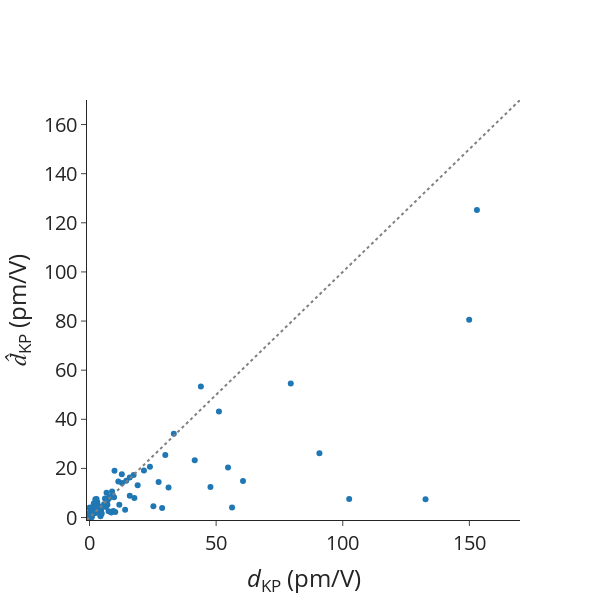

Notebook code for this chart:
### Markdown cell above
# Errors on dKP

### Code cell
# Data

mae = mean_absolute_error(df_pred_matten["dKP_true"], df_pred_matten["dKP_matten"])
mape = mean_absolute_percentage_error(
    df_pred_matten["dKP_true"], df_pred_matten["dKP_matten"]
)
rmse = root_mean_squared_error(df_pred_matten["dKP_true"], df_pred_matten["dKP_matten"])
spearmanrho = spearmanr(df_pred_matten["dKP_true"], df_pred_matten["dKP_matten"])
print(f"MAE = {mae}")
print(f"MAPE = {mape}")
print(f"RMSE = {rmse}")
print(f"Rho_sp = {spearmanrho.statistic}")

# Scatter plot for previous outputs.
scatter_dKP = go.Scatter(
    x=df_pred_matten["dKP_true"],
    y=df_pred_matten["dKP_matten"],
    mode="markers",
    name="",
    showlegend=False,
    text=[mpid for mpid in df_pred_matten.index.values],
)

ideal = go.Scatter(
    x=[-1, 200],
    y=[-1, 200],
    mode="lines",
    line=dict(color="gray", dash="dot"),
    showlegend=False,
)

# Layout
layout = go.Layout(
    # title=dict(text='Scatter Plot'),
    xaxis=dict(title="<i>d</i><sub>KP</sub> (pm/V)", range=[-1, 170]),
    yaxis=dict(title="<i>d&#770;</i><sub>KP</sub> (pm/V)", range=[-1, 170]),
    # legend=dict(font=dict(size=12)),
)

# Create figure
fig = go.Figure(data=[scatter_dKP, ideal], layout=layout)

fig.update_layout(
    autosize=False,
    font_size=20,
    width=600,
    height=600,
    # plot_bgcolor="white",
    template="simple_white",
)
fig.update_layout(
    xaxis=dict(
        # tickmode = 'array',
        # tickvals = [1, 2,3,4,5,6,7,8],
        # ticktext = ['One', 'Three', 'Five', 'Seven', 'Nine', 'Eleven']
        showgrid=False,
    ),
    yaxis=dict(
        # tickmode = 'array',
        # tickvals = [1, 2,3,4,5,6,7,8],
        # ticktext = ['One', 'Three', 'Five', 'Seven', 'Nine', 'Eleven']
        showgrid=False,
    ),
)

# Show figure
fig.show()

### Figure 1 — Plotly figure (JSON) as saved in the notebook; plotly's stock layout.template omitted (floating-point values rounded to 4 significant figures)
{"data": [{"mode": "markers", "name": "", "showlegend": false, "text": ["agm001266143", "agm002018585", "agm002056302", "agm002072309", "agm002073755", "agm002074655", "agm002077911", "agm002079795", "agm002091778", "agm002097562", "agm002128787", "agm002137965", "agm002149208", "agm002153716", "agm002156258", "agm002156599", "agm002186848", "agm002190330", "agm002224787", "agm002225219", "agm002233061", "agm002254137", "agm002336867", "agm002848041", "agm003160584", "agm003202330", "agm003204906", "agm003464867", "agm003612680", "agm003713453", "agm003743952", "agm004786105", "agm004947354", "agm004951594", "agm004958126", "agm005112928", "agm005539186", "agm005605704", "agm005769288", "agm005882580", "agm005955873", "agm006056059", "agm1000019508", "agm2000011039", "agm2000016398", "agm2000084944", "agm2000085596", "agm2000128632", "agm2000145156", "mp-1019889", "mp-1023936", "mp-1029408", "mp-1029652", "mp-1029932", "mp-1078049", "mp-1184796", "mp-1189731", "mp-1195571", "mp-1208039", "mp-1215615", "mp-1217830", "mp-1218158", "mp-1219293", "mp-1219501", "mp-1220818", "mp-1222496", "mp-1222565", "mp-1222661", "mp-1223489", "mp-1224376", "mp-1226863", "mp-1227512", "mp-1227993", "mp-1227994", "mp-1228522", "mp-1228745", "mp-14568", "mp-17066", "mp-17207", "mp-21521", "mp-23280", "mp-23363", "mp-23794", "mp-27316", "mp-27914", "mp-27987", "mp-28089", "mp-28473", "mp-29155", "mp-29524", "mp-32959", "mp-33723", "mp-36779", "mp-504908", "mp-504910", "mp-542931", "mp-550959", "mp-552663", "mp-554002", "mp-556719", "mp-559065", "mp-559373", "mp-559961", "mp-560521", "mp-560588", "mp-560699", "mp-561664", "mp-567246", "mp-568328", "mp-568802", "mp-570213", "mp-571195", "mp-6126", "mp-672158", "mp-685097", "mp-753401", "mp-756570", "mp-761842", "mp-769218", "mp-774907", "mp-8673", "mp-985293", "mp-997027", "mp-998230", "mp-998591"], "type": "scatter", "x": [43.97, 54.69, 3.414, 4.324, 0.7788, 3.723, 12.83, 1.171, 0.2783, 0.3484, 9.859, 0.6487, 0.1023, 0.8145, 0.6697, 1.802, 79.48, 15.89, 7.074, 14.51, 7.162, 149.9, 153.0, 0.08345, 90.79, 25.22, 11.37, 12.75, 1.263, 4.544, 0.1402, 51.1, 9.426, 7.753, 2.31, 4.642, 11.76, 33.28, 4.795, 8.574, 0.3751, 0.1132, 0.1593, 0.3006, 0.00583, 0.04986, 0.06715, 0.06453, 0.01259, 0.171, 3.059, 9.691, 3.888, 31.2, 17.41, 0.1422, 0.1452, 0.1531, 0.9609, 23.85, 2.575, 2.679, 0.2947, 19.01, 1.707, 0.1493, 0.5593, 41.54, 0.1658, 21.48, 0.4343, 27.28, 15.88, 2.372, 6.088, 8.9, 0.05694, 0.08069, 17.72, 7.526, 0.1045, 0.01013, 0.3089, 0.09656, 0.1074, 1.927, 2.775, 0.4037, 4.086, 0.4404, 1.262, 29.92, 2.416, 0.5667, 2.297, 0.7158, 7.802, 1.116, 0.5056, 1.671, 6.498, 0.9893, 0.7255, 0.2478, 28.67, 0.8428, 0.8595, 0.3758, 56.28, 47.75, 132.7, 102.5, 2.733, 0.568, 4.32, 2.158, 14.05, 0.7387, 60.61, 2.536, 6.72, 0.1602, 10.16, 5.73, 9.062], "y": [53.38, 20.34, 4.055, 0.4874, 1.954, 4.577, 14.04, 3.596, 3.83, 1.113, 19.02, 2.856, 1.529, 0.5489, 2.172, 3.505, 54.58, 8.828, 5.174, 15.0, 7.035, 80.57, 125.2, 0.8183, 26.22, 4.649, 14.72, 17.6, 1.738, 3.184, 0.6139, 43.21, 2.705, 7.948, 2.119, 1.978, 5.19, 34.11, 1.588, 2.043, 1.565, 4.133, 0.8685, 1.611, 1.639, 0.6348, 3.933, 1.255, 0.4316, 1.848, 6.182, 8.296, 2.327, 12.26, 17.33, 1.174, 0.7899, 0.3544, 1.672, 20.66, 6.74, 6.303, 3.567, 13.12, 5.834, 1.896, 0.9688, 23.33, 1.322, 19.14, 2.126, 14.43, 16.26, 3.701, 7.788, 10.59, 1.292, 0.3434, 7.954, 2.551, 0.6936, 0.05969, 0.6396, 0.5145, 1.316, 2.685, 7.541, 2.059, 4.052, 1.182, 2.511, 25.46, 1.842, 0.6505, 7.416, 1.724, 8.303, 4.194, 2.697, 2.51, 4.264, 3.956, 0.0258, 1.654, 3.858, 1.205, 0.2716, 0.06264, 4.051, 12.44, 7.398, 7.563, 2.789, 0.9568, 1.049, 2.978, 3.164, 2.261, 14.92, 4.833, 10.08, 1.634, 2.261, 5.389, 9.234]}, {"line": {"color": "gray", "dash": "dot"}, "mode": "lines", "showlegend": false, "type": "scatter", "x": [-1, 200], "y": [-1, 200]}], "layout": {"autosize": false, "font": {"size": 20}, "height": 600, "width": 600, "xaxis": {"range": [-1, 170], "showgrid": false, "title": {"text": "<i>d</i><sub>KP</sub> (pm/V)"}}, "yaxis": {"range": [-1, 170], "showgrid": false, "title": {"text": "<i>d&#770;</i><sub>KP</sub> (pm/V)"}}}}
